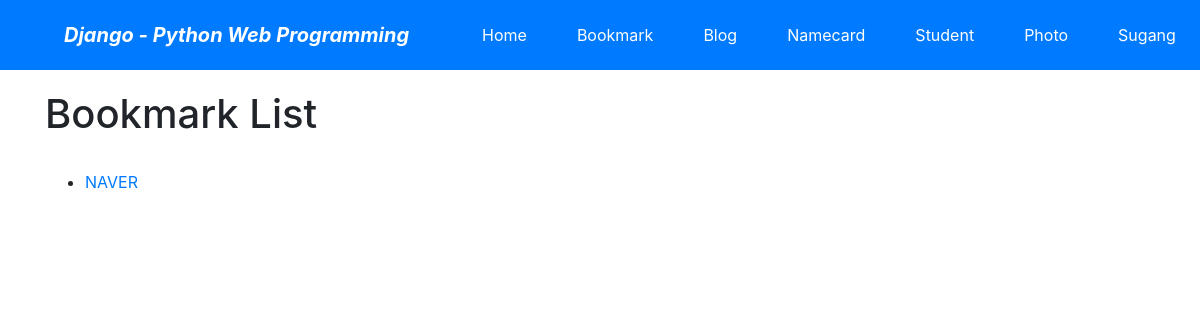
The app's page /bookmark/, older data.
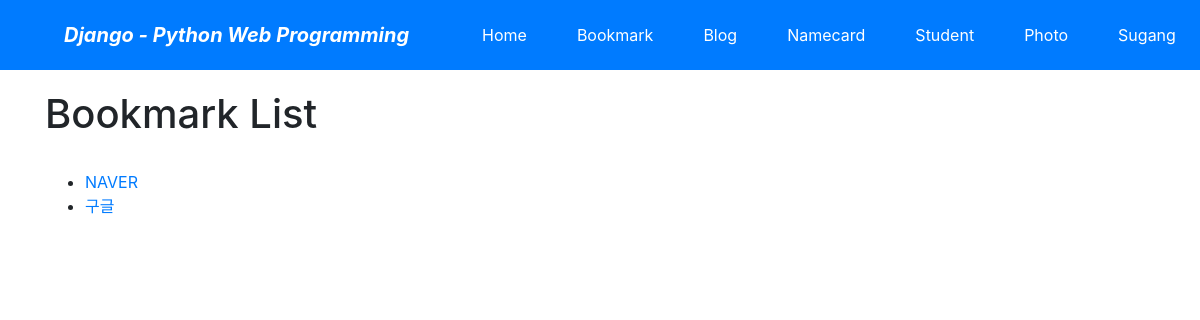
The same page, newer data.
### bookmark/models.py (models this page shows)
class Bookmark(models.Model):
    title = models.CharField('TITLE', max_length=100, blank = True)
    url = models.URLField('URL',unique=True)
    owner = models.ForeignKey(User, on_delete = models.CASCADE, blank = True, null = True)
    def __str__(self):
        return self.title

### bookmark/views.py (the view)
# urls.py: path('', views.BookmarkLV.as_view(), name='index'),
class BookmarkLV(ListView):
    model = Bookmark

### bookmark/templates/bookmark/bookmark_list.html (shortened to what this page needs)
{% extends "base.html" %}
{% block content %}
    <h1>Bookmark List</h1>
    <br>
    <ul>
        {% for bookmark in object_list %}
        <li><a href="{% url 'bookmark:detail' bookmark.id %}">{{ bookmark }}</a></li>
    {% endfor %}
    </ul>
{% endblock %}

Row changes from the older to the newer data that the page shows:
added Bookmark: title "구글"
